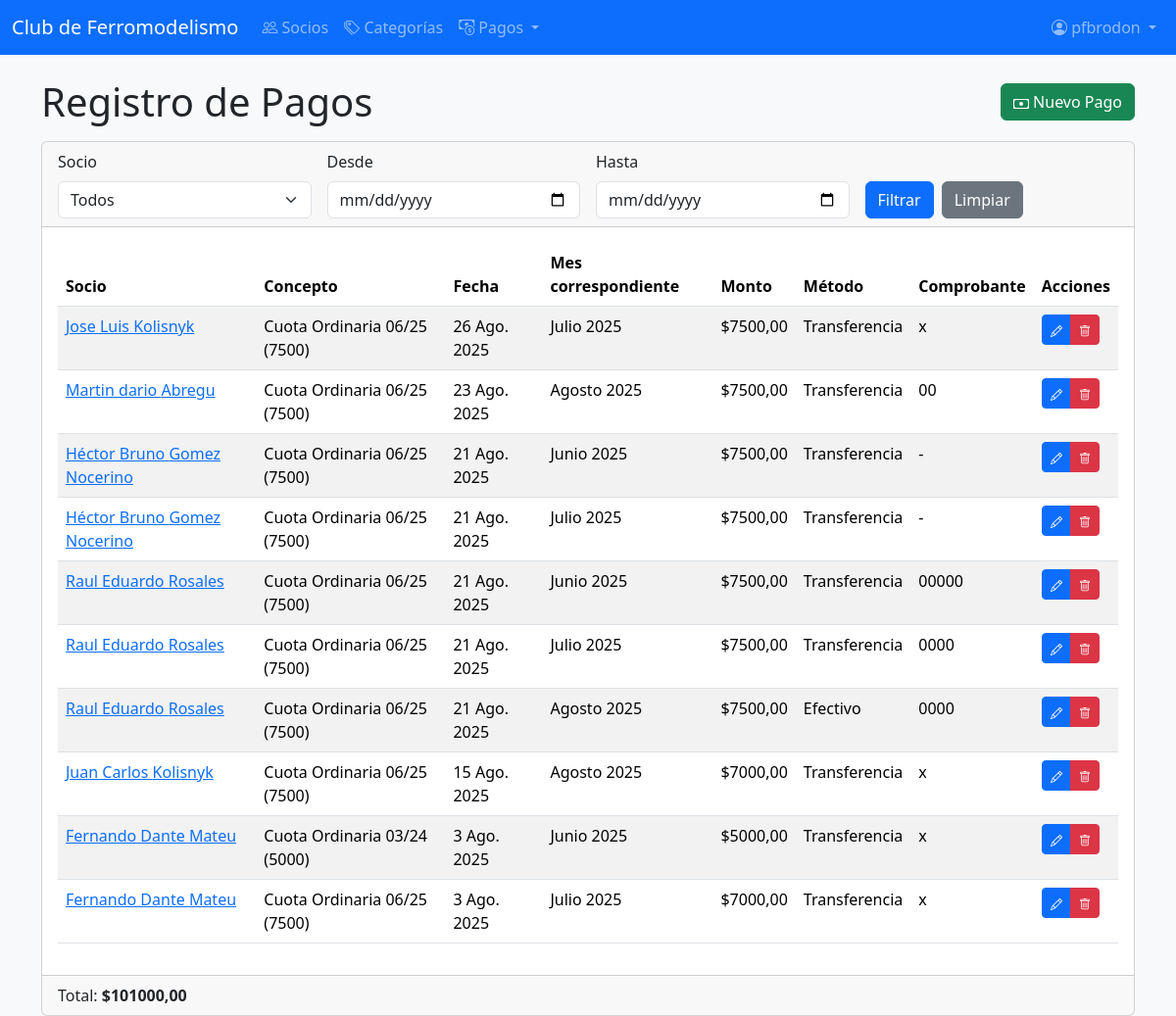
/socios/pagos/ (signed in), run on the app's committed database.
### socios/models.py (models this page shows, shortened)
class Pago(models.Model):
    METODO_PAGO_CHOICES = (
        ('efectivo', 'Efectivo'),
        ('transferencia', 'Transferencia'),
        ('debito', 'Débito'),
        ('credito', 'Crédito'),
    )
    socio = models.ForeignKey(Socio, on_delete=models.CASCADE, related_name='pagos')
    concepto = models.ForeignKey(Concepto, on_delete=models.PROTECT, related_name='pagos', null=True)
    monto = models.DecimalField(max_digits=10, decimal_places=2)
    fecha_pago = models.DateField(default=timezone.now)
    mes_correspondiente = models.CharField(max_length=20, help_text="Mes al que corresponde el pago (ej: Enero 2025)")
    metodo_pago = models.CharField(max_length=15, choices=METODO_PAGO_CHOICES, default='efectivo')
    comprobante = models.CharField(max_length=100, blank=True, null=True, help_text="Número de comprobante o referencia")
    comentarios = models.TextField(blank=True, null=True)
    class Meta:
        verbose_name = "Pago"
        verbose_name_plural = "Pagos"
        ordering = ['-fecha_pago']

class Socio(models.Model):
    usuario = models.OneToOneField(User, on_delete=models.CASCADE, related_name='socio', null=True, blank=True)
    nombre = models.CharField(max_length=50)
    apellido = models.CharField(max_length=50)
    direccion = models.CharField(max_length=200)
    dni = models.CharField(max_length=20, unique=True)
    categoria = models.ForeignKey(Categoria, on_delete=models.PROTECT, related_name='socios', null=True)
    email = models.EmailField()
    celular = models.CharField(max_length=20)
    fecha_nacimiento = models.DateField()
    fecha_alta = models.DateField(auto_now_add=True)
    es_administrador = models.BooleanField(default=False)
    class Meta:
        verbose_name = "Socio"
        verbose_name_plural = "Socios"

class Concepto(models.Model):
    nombre = models.CharField(max_length=100, unique=True)
    descripcion = models.TextField(blank=True, null=True)
    monto_sugerido = models.DecimalField(max_digits=10, decimal_places=2, default=0)
    activo = models.BooleanField(default=True)
    class Meta:
        verbose_name = "Concepto"
        verbose_name_plural = "Conceptos"
        ordering = ['nombre']

### socios/views.py (the view)
# urls.py: path('pagos/', PagoListView.as_view(), name='listar_pagos'),
class PagoListView(LoginRequiredMixin, EsAdministradorMixin, ListView):
    model = Pago
    template_name = 'socios/pago_list.html'
    context_object_name = 'pagos'
    paginate_by = 10
    login_url = 'socios:login'
    def get_queryset(self):
        queryset = super().get_queryset().select_related('socio')
        socio_id = self.request.GET.get('socio')
        fecha_desde = self.request.GET.get('fecha_desde')
        fecha_hasta = self.request.GET.get('fecha_hasta')
        if socio_id:
            queryset = queryset.filter(socio_id=socio_id)
        if fecha_desde:
            queryset = queryset.filter(fecha_pago__gte=fecha_desde)
        if fecha_hasta:
            queryset = queryset.filter(fecha_pago__lte=fecha_hasta)
        return queryset.order_by('-fecha_pago')
    def get_context_data(self, **kwargs):
        context = super().get_context_data(**kwargs)
        context['socios'] = Socio.objects.all().order_by('apellido', 'nombre')
        pagos = self.get_queryset()
        total = sum(pago.monto for pago in pagos)
        context['total_pagos'] = total
        return context

### socios/views.py (called while the page is built)
    def test_func(self):
        if self.request.user.is_superuser:
            return True
        if hasattr(self.request.user, 'socio'):
            return self.request.user.socio.es_administrador
        return False

### socios/templates/socios/pago_list.html (shortened to what this page needs)
{% extends 'base.html' %}
{% block content %}
<div class="d-flex justify-content-between align-items-center mb-3">
  <h1 class="mb-0">Registro de Pagos</h1>
  <a href="{% url 'socios:crear_pago_general' %}" class="btn btn-success">
    Nuevo Pago
  </a>
</div>
<div class="card">
  <div class="card-header">
    <form method="get" class="row g-3">
      <div class="col-md-3">
        <label for="socio" class="form-label">Socio</label>
        <select name="socio" id="socio" class="form-select">
          <option value="">Todos</option>
        </select>
      </div>
      <div class="col-md-3">
        <label for="fecha_desde" class="form-label">Desde</label>
        <input type="date" name="fecha_desde" id="fecha_desde" class="form-control" value="{{ request.GET.fecha_desde }}">
      </div>
      <div class="col-md-3">
        <label for="fecha_hasta" class="form-label">Hasta</label>
        <input type="date" name="fecha_hasta" id="fecha_hasta" class="form-control" value="{{ request.GET.fecha_hasta }}">
      </div>
      <div class="col-md-3 d-flex align-items-end">
        <button type="submit" class="btn btn-primary">Filtrar</button>
        <a href="{% url 'socios:listar_pagos' %}" class="btn btn-secondary ms-2">Limpiar</a>
      </div>
    </form>
  </div>
  <div class="card-body">
    <div class="table-responsive">
      <table class="table table-striped">
        <thead>
          <tr>
            <th>Socio</th>
            <th>Concepto</th>
            <th>Fecha</th>
            <th>Mes correspondiente</th>
            <th>Monto</th>
            <th>Método</th>
            <th>Comprobante</th>
            <th>Acciones</th>
          </tr>
        </thead>
        <tbody>
          {% for pago in pagos %}
          <tr>
            <td>
              <a href="{% url 'socios:detalle_socio' pago.socio.id %}">{{ pago.socio.nombre }} {{ pago.socio.apellido }}</a>
            </td>
            <td>{{ pago.concepto.nombre|default:"-" }}</td>
            <td>{{ pago.fecha_pago }}</td>
            <td>{{ pago.mes_correspondiente }}</td>
            <td>${{ pago.monto }}</td>
            <td>{{ pago.get_metodo_pago_display }}</td>
            <td>{{ pago.comprobante|default:"-" }}</td>
            <td>
              <div class="btn-group btn-group-sm">
                <a href="{% url 'socios:editar_pago' pago.pk %}" class="btn btn-primary">
                </a>
                <a href="{% url 'socios:eliminar_pago' pago.pk %}" class="btn btn-danger">
                </a>
              </div>
            </td>
          </tr>
          {% empty %}
          <tr>
            <td colspan="8" class="text-center">No se encontraron pagos.</td>
          </tr>
          {% endfor %}
        </tbody>
      </table>
    </div>
  </div>
  <div class="card-footer">
    <div class="d-flex justify-content-between align-items-center">
      <p class="mb-0">Total: <strong>${{ total_pagos }}</strong></p>
    </div>
  </div>
</div>
{% endblock %}

### socios/templates/base.html (shortened to what this page needs)
<!DOCTYPE html>
<html lang="es">
<head>
        <link href="https://cdn.jsdelivr.net/npm/bootstrap@5.3.2/dist/css/bootstrap.min.css" rel="stylesheet">
        <link rel="stylesheet" href="https://cdn.jsdelivr.net/npm/bootstrap-icons@1.10.0/font/bootstrap-icons.css">
</head>
<body class="bg-light">
        <nav class="navbar navbar-expand-lg navbar-dark bg-primary mb-4">
            <div class="container-fluid">
                <a class="navbar-brand" href="/">Club de Ferromodelismo</a>
                <div class="collapse navbar-collapse" id="navbarNav">
                    <ul class="navbar-nav me-auto mb-2 mb-lg-0">
                        {% if user.is_authenticated %}
                            {% if user.is_superuser or user.socio.es_administrador %}
                                <li class="nav-item">
                                    <a class="nav-link" href="{% url 'socios:listar' %}">
                                        <i class="bi bi-people"></i> Socios
                                    </a>
                                </li>
                                <li class="nav-item">
                                    <a class="nav-link" href="{% url 'socios:listar_categorias' %}">
                                        <i class="bi bi-tags"></i> Categorías
                                    </a>
                                </li>
                                <li class="nav-item dropdown">
                                    <a class="nav-link dropdown-toggle" href="#" id="navbarDropdown" role="button" data-bs-toggle="dropdown" aria-expanded="false">
                                        <i class="bi bi-cash-coin"></i> Pagos
                                    </a>
                                </li>
                            {% else %}
                                <li class="nav-item">
                                    <a class="nav-link" href="{% url 'socios:mi_perfil' %}">
                                        <i class="bi bi-person-circle"></i> Mi Perfil
                                    </a>
                                </li>
                            {% endif %}
                        {% endif %}
                    </ul>
                    <ul class="navbar-nav ms-auto">
                        {% if user.is_authenticated %}
                            <li class="nav-item dropdown">
                                <a class="nav-link dropdown-toggle" href="#" id="userDropdown" role="button" data-bs-toggle="dropdown" aria-expanded="false">
                                    <i class="bi bi-person-circle"></i>
                                    {% if user.socio %}
                                        {{ user.socio.nombre }} {{ user.socio.apellido }}
                                    {% else %}
                                        {{ user.username }}
                                    {% endif %}
                                </a>
                            </li>
                        {% endif %}
                    </ul>
                </div>
            </div>
        </nav>
        <div class="container">
            {% block content %}{% endblock %}
        </div>
</body>
</html>

### data on the page
Pago: socio.nombre "Jose Luis", socio.apellido "Kolisnyk", concepto.nombre "Cuota Ordinaria 06/25 (7500)", fecha_pago "26 Ago. 2025", mes_correspondiente "Julio 2025", monto "7500,00", metodo_pago "Transferencia", comprobante "x"
Pago: socio.nombre "Martin dario", socio.apellido "Abregu", concepto.nombre "Cuota Ordinaria 06/25 (7500)", fecha_pago "23 Ago. 2025", mes_correspondiente "Agosto 2025", monto "7500,00", metodo_pago "Transferencia", comprobante "00"
Pago: socio.nombre "Héctor Bruno", socio.apellido "Gomez Nocerino", concepto.nombre "Cuota Ordinaria 06/25 (7500)", fecha_pago "21 Ago. 2025", mes_correspondiente "Junio 2025", monto "7500,00", metodo_pago "Transferencia", comprobante "-"
Pago: socio.nombre "Héctor Bruno", socio.apellido "Gomez Nocerino", concepto.nombre "Cuota Ordinaria 06/25 (7500)", fecha_pago "21 Ago. 2025", mes_correspondiente "Julio 2025", monto "7500,00", metodo_pago "Transferencia", comprobante "-"
Pago: socio.nombre "Raul Eduardo", socio.apellido "Rosales", concepto.nombre "Cuota Ordinaria 06/25 (7500)", fecha_pago "21 Ago. 2025", mes_correspondiente "Junio 2025", monto "7500,00", metodo_pago "Transferencia", comprobante "00000"
Pago: socio.nombre "Raul Eduardo", socio.apellido "Rosales", concepto.nombre "Cuota Ordinaria 06/25 (7500)", fecha_pago "21 Ago. 2025", mes_correspondiente "Julio 2025", monto "7500,00", metodo_pago "Transferencia", comprobante "0000"
Pago: socio.nombre "Raul Eduardo", socio.apellido "Rosales", concepto.nombre "Cuota Ordinaria 06/25 (7500)", fecha_pago "21 Ago. 2025", mes_correspondiente "Agosto 2025", monto "7500,00", metodo_pago "Efectivo", comprobante "0000"
Pago: socio.nombre "Juan Carlos", socio.apellido "Kolisnyk", concepto.nombre "Cuota Ordinaria 06/25 (7500)", fecha_pago "15 Ago. 2025", mes_correspondiente "Agosto 2025", monto "7000,00", metodo_pago "Transferencia", comprobante "x"
Pago: socio.nombre "Fernando Dante", socio.apellido "Mateu", concepto.nombre "Cuota Ordinaria 03/24 (5000)", fecha_pago "3 Ago. 2025", mes_correspondiente "Junio 2025", monto "5000,00", metodo_pago "Transferencia", comprobante "x"
Pago: socio.nombre "Fernando Dante", socio.apellido "Mateu", concepto.nombre "Cuota Ordinaria 06/25 (7500)", fecha_pago "3 Ago. 2025", mes_correspondiente "Julio 2025", monto "7000,00", metodo_pago "Transferencia", comprobante "x"

### other printed values
{{ user.username }} "pfbrodon"
{{ total_pagos }} "101000,00"
